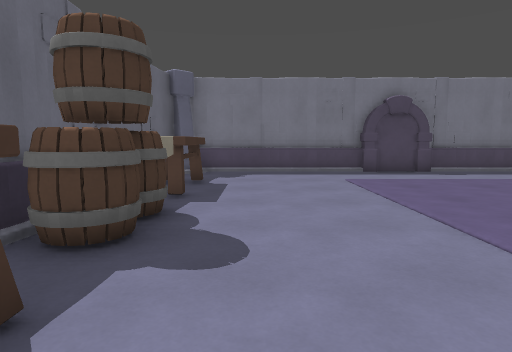
view 1 (above)

12 first-person views from a walk through a 3-D level made in the Godot game engine. The camera is 1.3 m above the floor, tilts 6° down and sees 75° across. The floor is counted in squares, 1 m on a side. Each view is taken from the middle of a square. On the plan, view 1 faces up. The plan holds only what a view shows up to about 14 squares ahead; the rest is blank. Characters and animated objects are not drawn.

view 2
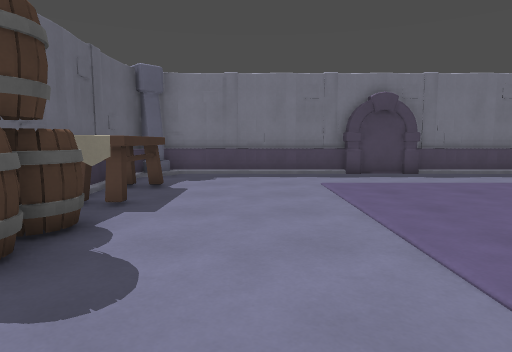

view 3
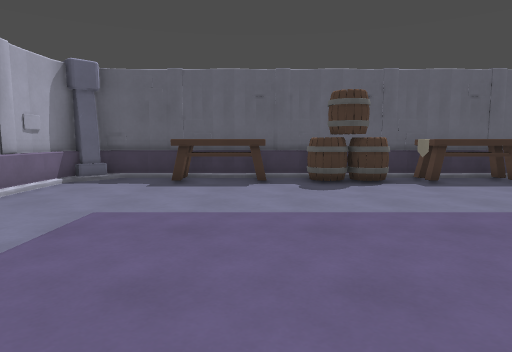

view 4
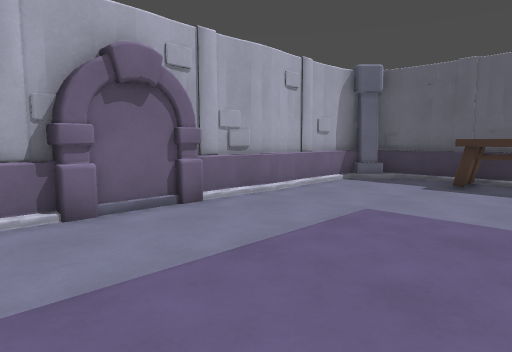

view 5
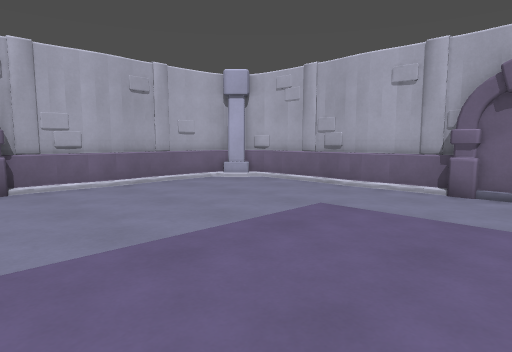

view 6
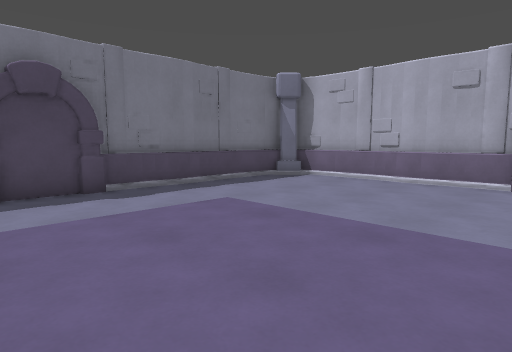

view 7
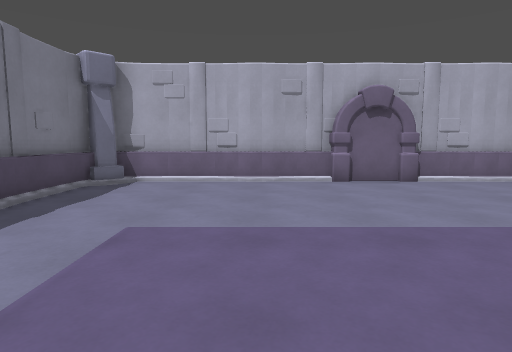

view 8
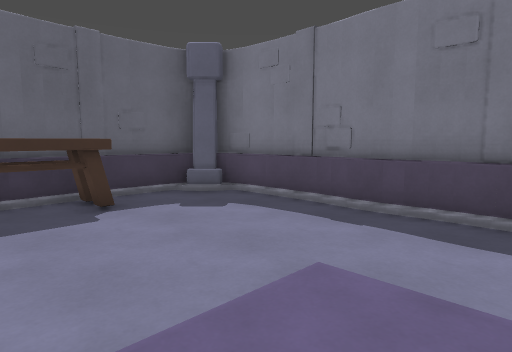

view 9
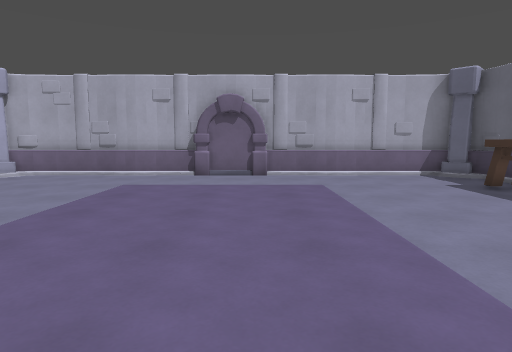

view 10
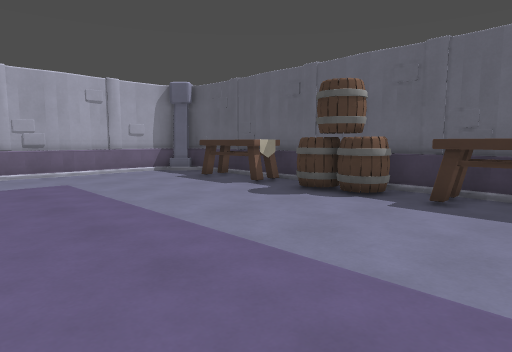

view 11
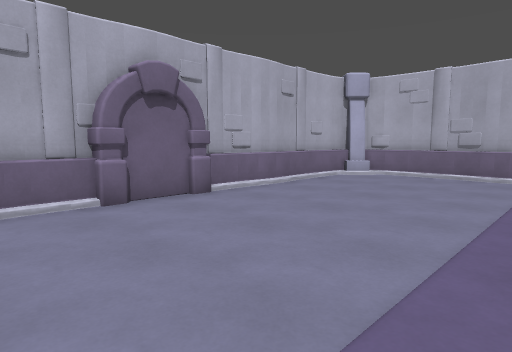

view 12
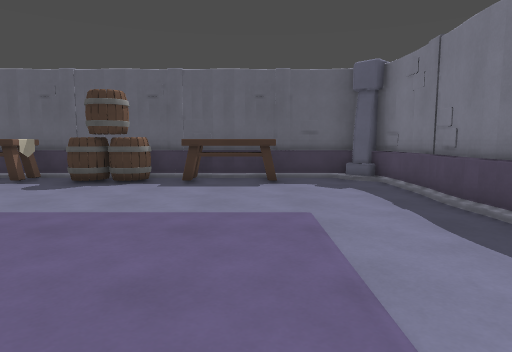

### Floor plan
Key: @ floor where view 1 was taken; # wall or solid block; . floor; / step, stairs or slope; = window, fence, low wall or low ledge; E desk; O other object.
Columns run from 4 left of view 1 to 16 right of it. Each row starts with its distance up from view 1.
 15  ###################
 14 ##=///////.////////##
 13 #/.................=#
 12 #/................./#
 11 #/................./#
 10 #EE................/#
  9 #EE................/#
  8 #EE................/#
  7 #................../#
  6 #OO................/#
  5 #OO.................#
  4 #OO................/#
  3 #................../#
  2 #EE................/#
  1 #EE................/#
  0 #EE.@............../#
 -1 #................../#
 -2 #................../#
 -3 #=.................=#
 -4 ##=///////////////=##
 -5  ###################

Positions as (right, up) in squares from view 1, and headings:
1: (0, 0), facing up
2: (1, 1), facing up
3: (9, 2), facing left
4: (9, 2), facing down-left
5: (5, 5), facing down-right
6: (4, 5), facing up-right
7: (4, 9), facing right
8: (5, 8), facing up-left
9: (5, 9), facing down
10: (6, 10), facing down-left
11: (8, 9), facing down-right
12: (9, 10), facing left
